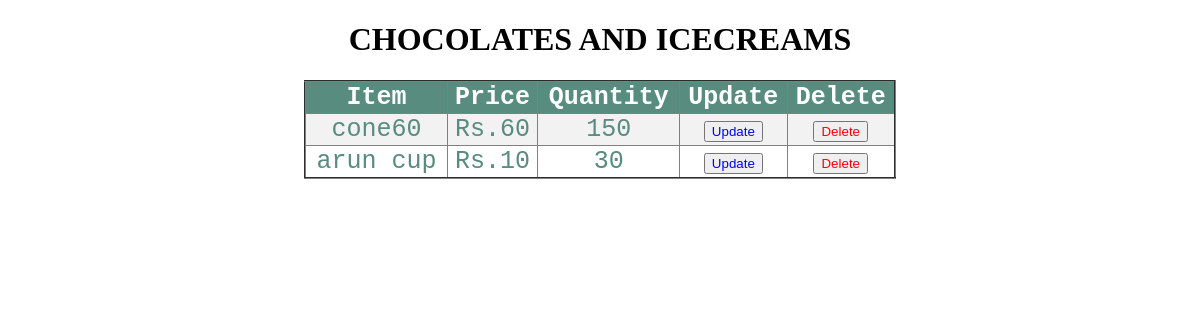
/displaychocoice.php, run on the app's committed database.
### tables this page shows
CREATE TABLE `choclateice` (
  `item` varchar(50) NOT NULL,
  `price` varchar(10) NOT NULL,
  `quantity` int(10) NOT NULL
);

### displaychocoice.php (the view, shortened to what this page needs)
<!DOCTYPE html>
<html>
<head>
</head>
<body border="2">
<center>
<h1>CHOCOLATES AND ICECREAMS</h1>
<table border="2">
<tr>
<th>Item</th>
<th>Price</th>
<th>Quantity</th>
<th>Update</th>
<th>Delete</th>
</tr>
<?php
require_once('dbsample.php');
$sql = "SELECT * FROM choclateice";
$result = $conn->query($sql);
if ($result->num_rows > 0) {
while($row = $result->fetch_assoc()) {
echo "<tr><td>" . $row["item"]. "</td><td>" . $row["price"] . "</td><td>"
. $row["quantity"]. "</td> <td><a href='updatechocoice.html'  ><button class='a'>Update</button></a></td>
<td><a href='deletechocoice.html'><button class='b'>Delete</button></a></td></tr>";
}
echo "</table>";
} else { echo "0 results"; }
?>
</center>
</body>
</html>

### displaychocoice.php (style rules this page uses)
body { background-image: url("image/add1.jpg"); }
table { border-collapse: collapse; width: 50%; color: #588c7e; font-family: monospace; font-size: 25px; text-align: left; }
button.a { color: blue; }
button.b { color: red; }
th { text-align: center; background-color: #588c7e; color: white; }
tr:nth-child(even) { text-align: center; background-color: #f2f2f2 }
tr:nth-child(odd) { text-align: center; }

### data on the page
choclateice: item "cone60", price "Rs.60", quantity "150"
choclateice: item "arun cup", price "Rs.10", quantity "30"
